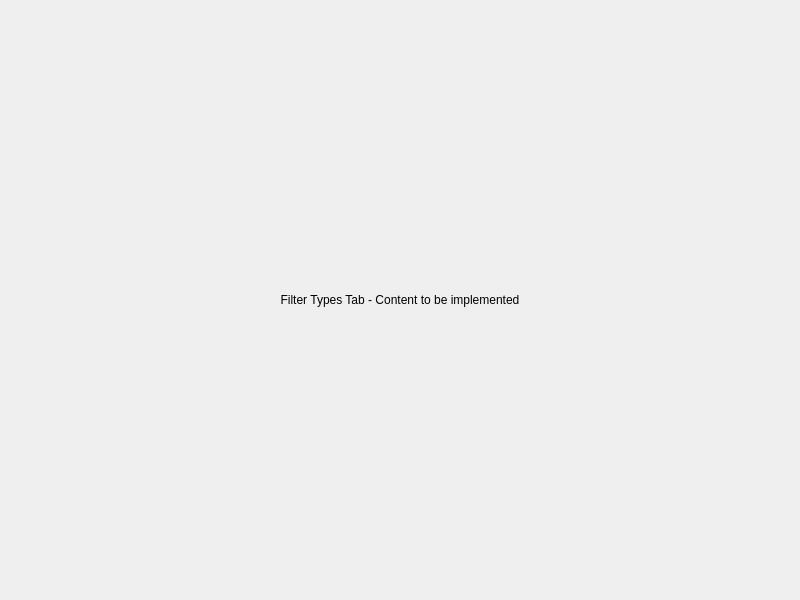
<?xml version="1.0" encoding="UTF-8"?>
<ui version="4.0">
 <class>FilterTypesTab</class>
 <widget class="QWidget" name="FilterTypesTab">
  <property name="geometry">
   <rect>
    <x>0</x>
    <y>0</y>
    <width>800</width>
    <height>600</height>
   </rect>
  </property>
  <property name="windowTitle">
   <string>Filter Types</string>
  </property>
  <layout class="QVBoxLayout" name="verticalLayout">
   <item>
    <widget class="QLabel" name="label">
     <property name="text">
      <string>Filter Types Tab - Content to be implemented</string>
     </property>
     <property name="alignment">
      <set>Qt::AlignCenter</set>
     </property>
    </widget>
   </item>
  </layout>
 </widget>
 <resources/>
 <connections/>
</ui>
